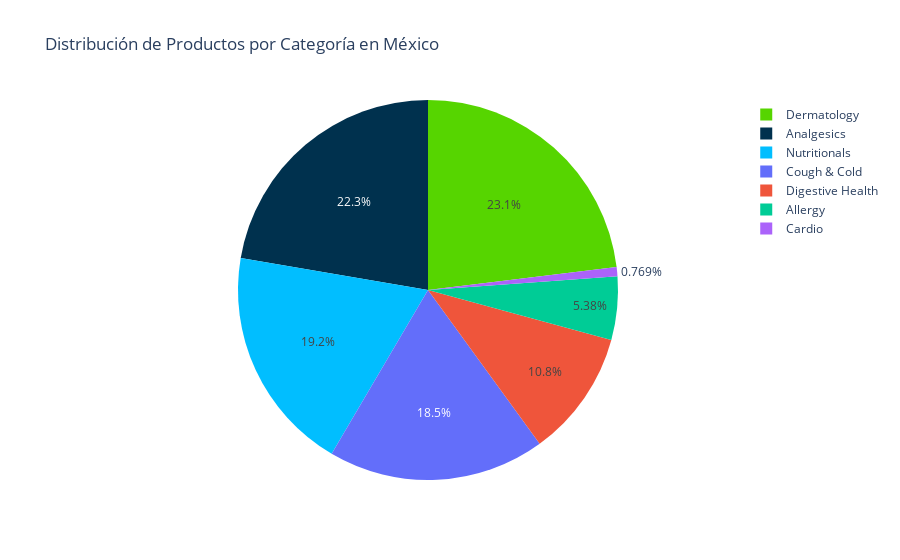

Notebook source saved alongside this figure:
### Markdown cell above
## Para el tercer objetivo específico, **Segmentación de productos por categoría o marca**, quiero la distribución de categorías de productos y la frecuencia de ventas en México. 

## En el siguiente código creamos un DataFrame llamado category_distribution que contiene dos columnas: "Category" y "Count". Esto se supone como un ejemplo; en tus datos reales, deberás reemplazarlo con la información correcta. 
    
## En "Category" se encuentran los nombres de las categorías y en "Count" la cantidad de productos en cada categoría.

## Usamos px.pie para crear un gráfico de tarta. Le proporcionamos el DataFrame category_distribution y especificamos que "Category" se mapea a las etiquetas de las secciones del gráfico, y "Count" se mapea a los valores que representan la proporción de cada categoría.

### Configuramos los colores personalizados para las secciones de la tarta mediante el uso de fig.update_traces. Los colores principales son los colores de la marca.

### Code cell
import plotly.express as px
# Vamos a verlo de otra forma.
# Denuevo filtramos los datos para México
mexico_data = countries_5[countries_5['Mexico [MX]'] == 1]

# Agrupa los datos por categoría y cuenta la cantidad de productos en cada una
category_counts = mexico_data['Category'].value_counts().reset_index()
category_counts.columns = ['Category', 'Count']  # Cambio el nombre del index

# Crea un gráfico de pastel
fig = px.pie(category_counts, names='Category', values='Count', title='Distribución de Productos por Categoría en México')

# Define los colores personalizados
colors = ['#56D500', '#00314E', '#01BEFF']
fig.update_traces(marker=dict(colors=colors))

# Muestra el gráfico
fig.show()

### Figure 1 — Plotly figure (JSON) as saved in the notebook; plotly's stock layout.template omitted (floating-point values rounded to 4 significant figures)
{"data": [{"domain": {"x": [0, 1], "y": [0, 1]}, "hovertemplate": "Category=%{label}<br>Count=%{value}<extra></extra>", "labels": ["Dermatology", "Analgesics", "Nutritionals", "Cough & Cold", "Digestive Health", "Allergy", "Cardio"], "legendgroup": "", "marker": {"colors": ["#56D500", "#00314E", "#01BEFF"]}, "name": "", "showlegend": true, "type": "pie", "values": [30, 29, 25, 24, 14, 7, 1]}], "layout": {"legend": {"tracegroupgap": 0}, "title": {"text": "Distribución de Productos por Categoría en México"}}}
